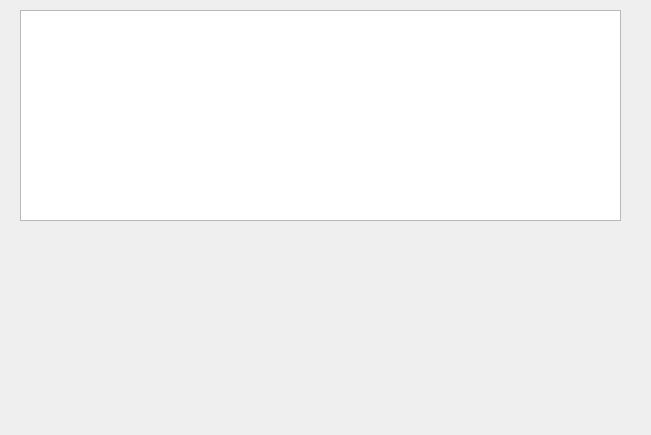
<?xml version="1.0" encoding="UTF-8"?>
<ui version="4.0">
 <class>dlgCapitulos</class>
 <widget class="QDialog" name="dlgCapitulos">
  <property name="geometry">
   <rect>
    <x>0</x>
    <y>0</y>
    <width>651</width>
    <height>435</height>
   </rect>
  </property>
  <property name="windowTitle">
   <string>Dialog</string>
  </property>
  <widget class="QTableView" name="twCapitulos">
   <property name="geometry">
    <rect>
     <x>20</x>
     <y>10</y>
     <width>601</width>
     <height>211</height>
    </rect>
   </property>
  </widget>
 </widget>
 <resources/>
 <connections/>
</ui>
